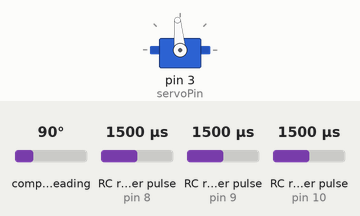
A sketch run on a simulated Arduino Uno, built with avr-gcc and run on an emulated ATmega328P. On the bench: servo. Wiring (inferred from the names in the program): 3 × RC receiver channel: data pin 8 / data pin 9 / data pin 10. The test bench sets the inputs (shaded band); at power-on: RC receiver pulse (sensors on pin 8, pin 10, pin 9) 1500 µs, compass heading 90°.

Above: at 1.2 s.
1.3 s: RC receiver pulse (sensor on pin 8) set to 1750 µs
At 1.7 s:
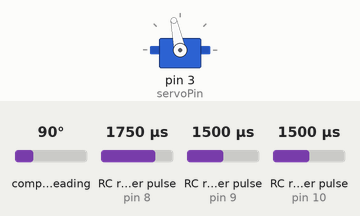
2.8 s: RC receiver pulse (sensor on pin 10) set to 1020 µs
At 4.0 s:
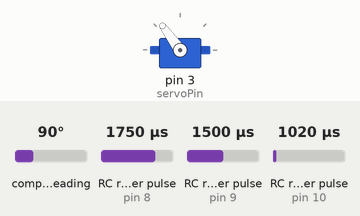
4.3 s: RC receiver pulse (sensor on pin 10) set to 1980 µs
At 5.2 s:
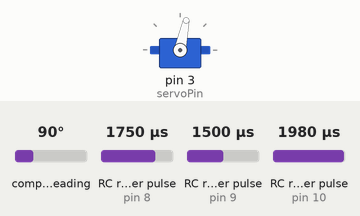
5.8 s: RC receiver pulse (sensor on pin 8) set to 1020 µs
At 6.3 s:
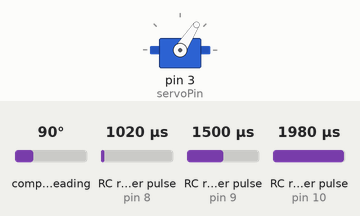
7.3 s: compass heading set to 7°
At 7.9 s:
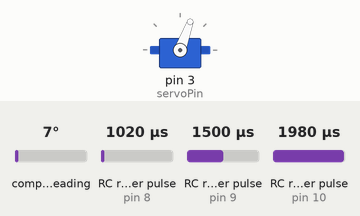
8.8 s: RC receiver pulse (sensor on pin 9) set to 1020 µs
At 9.8 s:
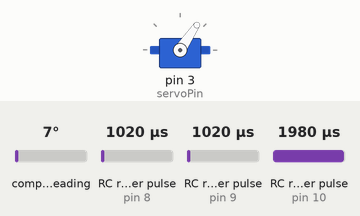
Timing chart, 0 to 11.3 s (numbered marks = the images above; inputs shaded):
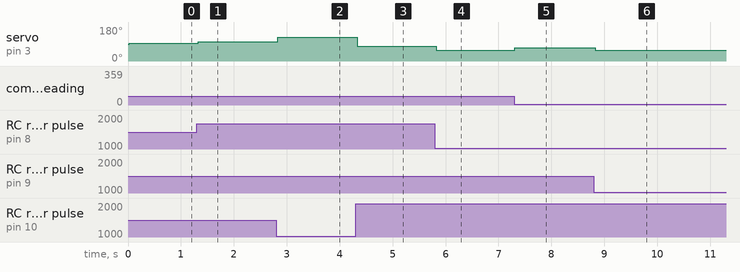

Measured:
- after the input at 1.3 s, servo on pin 3 (servoPin): 95° → 102° at once
- after the input at 2.8 s, servo on pin 3 (servoPin): 102° → 126° at once
- after the input at 4.3 s, servo on pin 3 (servoPin): 126° → 78° at once
- after the input at 5.8 s, servo on pin 3 (servoPin): 78° → 57° at once
- after the input at 7.3 s, servo on pin 3 (servoPin): 57° → 70° at once
- after the input at 8.8 s, servo on pin 3 (servoPin): 70° → 56° at once

The sketch:

MonocopterControl8NoSerialV2.ino
```cpp
#define rcPin1 8   // Pin 8 Connected to CH1 of Transmitter;
#define rcPin2 9   // Pin 9 Connected to CH2
#define rcPin3 10   // Flap
#include <Servo.h>
#include <QMC5883L.h>
#include <Wire.h>
QMC5883L compass;
Servo Servo1;
int servoPin = 3;
int x = 0;  // Receiver Channel 1 PPM value
int y = 0;  // Receiver Channel 2 PPM value
int z = 0;
int x_mid = 1520;
int y_mid = 1500;
int z_mid = 1520;
float flight_bearing;
float current_bearing;
float flight_magnitude = 0;
float x_vec = 0;
float y_vec = 0;
float z_vec = 0;
float default_angle = 95;
float neutral_angle = default_angle;
float servo_angle = 90;
float flap_constant = 0.0005;

void setup() {
  pinMode(rcPin1, INPUT);
  pinMode(rcPin2, INPUT);
  pinMode(rcPin3, INPUT);

  Servo1.attach(servoPin);

  Wire.begin();

  compass.init();
  compass.setSamplingRate(200);

}

void loop() {

// Read in the length of the signal in microseconds
  x = pulseIn(rcPin1, HIGH, 50000);  // (Pin, State, Timeout)
  y = pulseIn(rcPin2, HIGH, 50000);
  z = pulseIn(rcPin3, HIGH, 50000);

  x_vec = x_mid - x;
  y_vec = y_mid - y;
  z_vec = z_mid - z;


  if ((z_vec > 15) or (z_vec < -15)){
    neutral_angle = default_angle + (z_vec * 0.05);

  }

  else {
    neutral_angle = default_angle;
  }


  flight_magnitude = sqrt(sq(x_vec) + sq(y_vec));


  if ((x_vec >= 0) && (y_vec >= 0)){
    flight_bearing = 90 - (57.29578 * atan(y_vec / x_vec));

  }

  else if ((x_vec >= 0) && (y_vec < 0)){
    flight_bearing = 90 + (57.29578 * atan(y_vec / - x_vec));

  }

  else if ((x_vec < 0) && (y_vec >= 0)){
    flight_bearing = 270 + (57.29578 * atan(y_vec / - x_vec));

  }

  else if ((x_vec < 0) && (y_vec < 0)){
    flight_bearing = 270 - (57.29578 * atan(y_vec / x_vec));

  }


  int heading = compass.readHeading();
  if(heading==0) {
    /* Still calibrating, so measure but don't print */
  } else {

    current_bearing = heading;
  }

  if (flight_magnitude > 25) {
    servo_angle = neutral_angle + (flap_constant * flight_magnitude * 57.29578 * sin(0.01745329 * (current_bearing - flight_bearing) + 4.712389));

  }

  else if (flight_magnitude <= 25) {
    servo_angle = neutral_angle;
  }

  Servo1.write(servo_angle);

}
```
